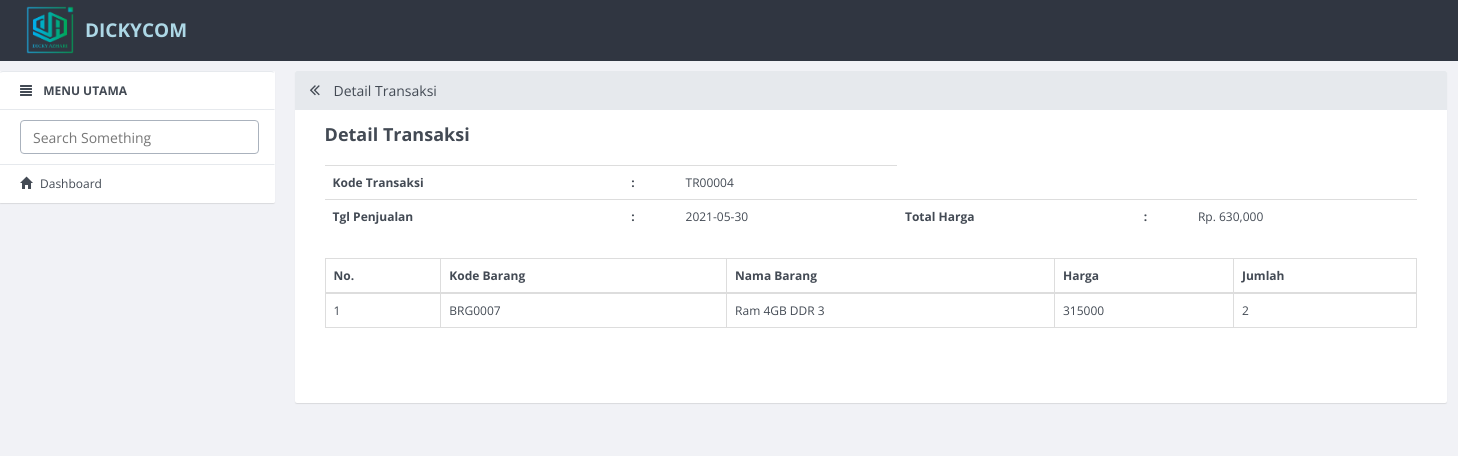
Page /app/detail_penjualan/TR00004 on the committed database.
### tables this page shows
CREATE TABLE `transaksi` (
  `id_transaksi` int(11) NOT NULL,
  `kode_transaksi` varchar(10) DEFAULT NULL,
  `tgl_transaksi` date DEFAULT NULL,
  `total_harga` int(11) DEFAULT NULL
);

CREATE TABLE `detail_transaksi` (
  `kode_transaksi` varchar(10) DEFAULT NULL,
  `kode_barang` varchar(10) DEFAULT NULL,
  `qty` int(5) DEFAULT NULL
);

CREATE TABLE `barang` (
  `id_barang` int(11) NOT NULL,
  `kode_barang` varchar(10) DEFAULT NULL,
  `nama_barang` varchar(50) DEFAULT NULL,
  `harga` int(11) DEFAULT NULL,
  `stok` int(5) DEFAULT NULL,
  `foto_barang` varchar(100) DEFAULT NULL,
  `id_jenis` int(11) DEFAULT NULL,
  `id_merk` int(11) DEFAULT NULL,
  `kode_supplier` varchar(10) DEFAULT NULL
);

### application/controllers/App.php (called while the page is built, shortened)
<?php
class App extends CI_Controller {
				?>
		<?php
	public function detail_penjualan($kode_penjualan)
	{
		$data = array(
			'konten' => 'detail_penjualan',
			'judul' => 'Detail Transaksi',
			'data' => $this->db->query("SELECT * FROM transaksi where kode_transaksi='$kode_penjualan'"),
		);
		$this->load->view('v_index',$data);
	}
}

### index.php (called while the page is built, shortened)
<?php
require_once BASEPATH.'core/CodeIgniter.php';

### application/views/detail_penjualan.php (the view)
<?php
$rs = $data->row();
 ?>
<div class="row">
	<div class="col-md-12">
		<table class="table">
			<tr>
				<th>Kode Transaksi</th>
				<th>:</th>
				<td><?php echo $rs->kode_transaksi; ?></td>
			</tr>
			<tr>
				<th>Tgl Penjualan</th>
				<th>:</th>
				<td><?php echo $rs->tgl_transaksi; ?></td>
				<th>Total Harga</th>
				<th>:</th>
				<td>Rp. <?php echo number_format($rs->total_harga); ?></td>
			</tr>
		</table>
	</div>
	<div class="col-md-12">
		<table class="table table-bordered" style="margin-bottom: 10px" >
			<thead>
				<tr>
					<th>No.</th>
					<th>Kode Barang</th>
					<th>Nama Barang</th>
					<th>Harga</th>
					<th>Jumlah</th>
				</tr>
			</thead>
			<tbody>
				<?php
				$sql = $this->db->query("SELECT * FROM detail_transaksi as a,barang as b where a.kode_barang=b.kode_barang and a.kode_transaksi='$rs->kode_transaksi' ");
				$no = 1;
				foreach ($sql->result() as $row) {
				 ?>
				<tr>
					<td><?php echo $no++; ?></td>
					<td><?php echo $row->kode_barang; ?></td>
					<td><?php echo $row->nama_barang; ?></td>
					<td><?php echo $row->harga; ?></td>
					<td><?php echo $row->qty; ?></td>
				</tr>
				<?php } ?>
			</tbody>
		</table>
	</div>
</div>

### rows in the picture
transaksi: kode_transaksi "TR00004", tgl_transaksi "2021-05-30", total_harga "630,000"
detail_transaksi: barang.kode_barang "BRG0007", barang.nama_barang "Ram 4GB DDR 3", barang.harga "315000", qty "2"

### other values in the picture
$judul "Detail Transaksi"
